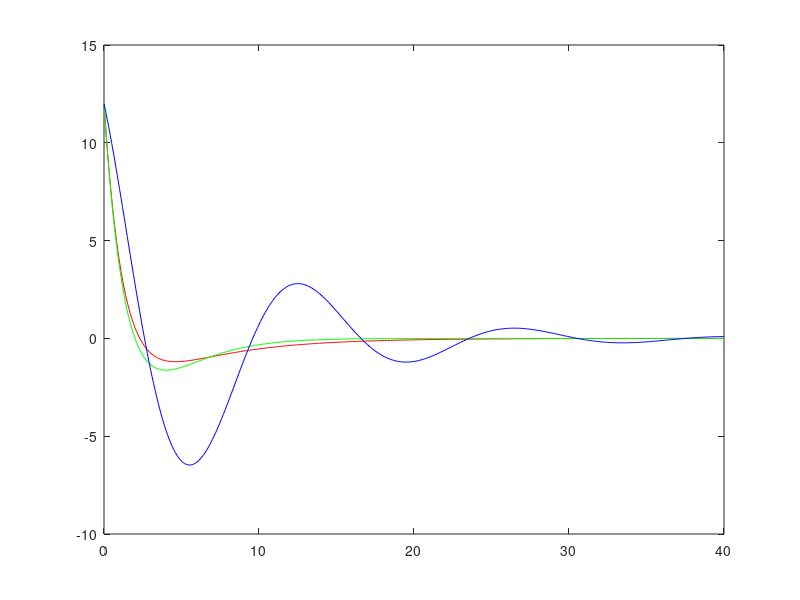

Write the MATLAB code that produced this figure. (Note: this script raises an error after producing the figure.)
% Sounak Ghosh
% 9/28/19
% ECE 202 - Fall 2019 - MATLAB Exercise M4
% (d) Three dampings for parallel RLC 

clear % clears all variables in the workplace; avoids common errors
clc % clears all previous outputs in the command window(s)


tms = linspace(0,40,401);                   % 0 to 40 ms, needed for plot
t = tms * 10^(-3);                          
v1 = 16*exp(-800*t) - 4*exp(-200*t);          % Function for v2
v2 = exp(-500*t).*(12 - 6000*t);              % Function for v2
v3 = exp(-120*t).*(12*cos(450*t) - 5*sin(450*t)); % Function for v3
plot(tms,v1,'r',tms,v2,'g',tms,v3,'b');           % plot for v1(t), v2(t) and v3(t)
ax = gca;
ax.FontSize = 18;
xlabel('time t (ms)');                        % X axis Label
ylabel('voltage v(t)');                       % Y axis Label
title('ECE 202, Exercise M4, part (d): Three dampings for parallel RLC') % Plot title
legend('Overdamped','Critically-damped','Underdamped')
grid on;